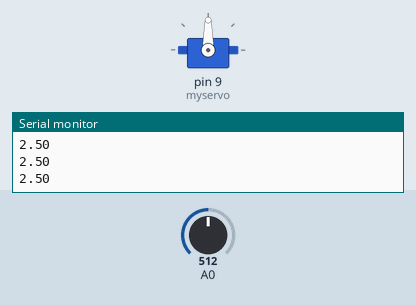
This sketch was run on a simulated Arduino Uno, built with avr-gcc and run on an emulated ATmega328P. Shown: servo, the last lines printed to the serial monitor. The inputs (shaded band) are chosen by the test bench; at power-on: A0 = 512.

Above: at 1.2 s.
1.3 s: A0 set to 716
At 2.1 s:
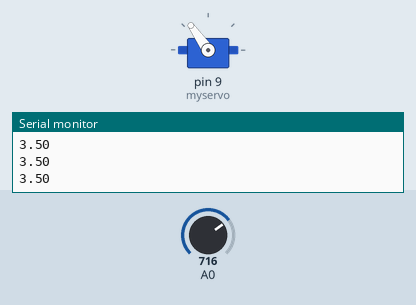
2.8 s: A0 set to 900
At 4.0 s:
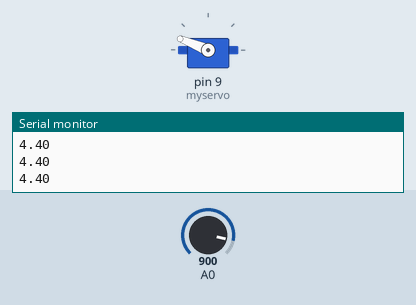
4.3 s: A0 set to 1023
At 5.5 s:
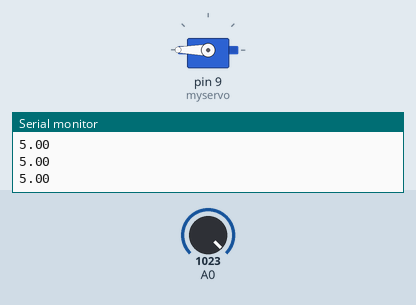
5.8 s: A0 set to 306
At 6.6 s:
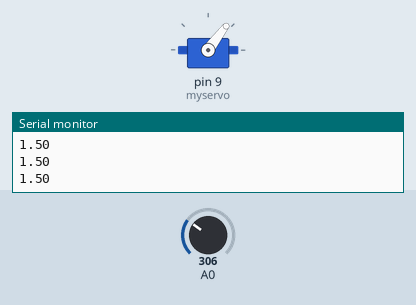
7.3 s: A0 set to 122
At 8.1 s:
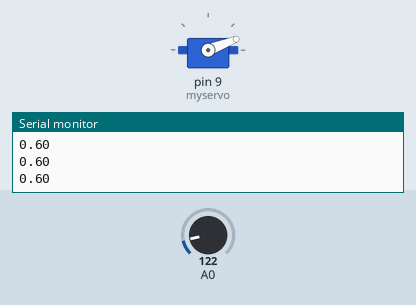
8.8 s: A0 set to 0
At 10.1 s:
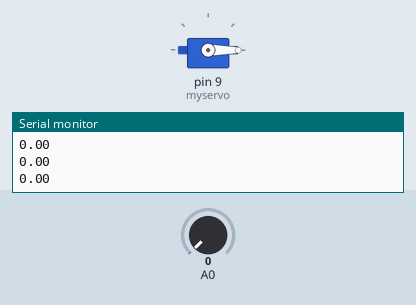
Timing chart, 0 to 11.3 s (numbered marks = the images above; inputs shaded):
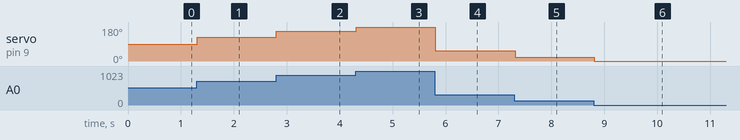

The sketch:

servo_test.ino
```cpp
#include <Servo.h>

Servo myservo;  // create servo object to control a servo
                // a maximum of eight servo objects can be created

int pos = 0;    // variable to store the servo position

void setup()
{
  myservo.attach(9);  // attaches the servo on pin 9 to the servo object
  Serial.begin(9600);
}


void loop()
{

    // read the input on analog pin 0:
  int sensorValue = analogRead(A0);
  // Convert the analog reading (which goes from 0 - 1023) to a voltage (0 - 5V):
  float voltage = sensorValue * (5.0 / 1023.0);
  // print out the value you read:
  Serial.println(voltage);
  myservo.write(voltage*(180/5));
  delay(15);
  /*
  for(pos = 0; pos < 180; pos += 1)  // goes from 0 degrees to 180 degrees
  {                                  // in steps of 1 degree
    myservo.write(pos);              // tell servo to go to position in variable 'pos'
    delay(15);                       // waits 15ms for the servo to reach the position
  }
  for(pos = 180; pos>=1; pos-=1)     // goes from 180 degrees to 0 degrees
  {
    myservo.write(pos);              // tell servo to go to position in variable 'pos'
    delay(15);                       // waits 15ms for the servo to reach the position
  }*/
}
```

Measured:
- after the input at 1.3 s, servo on pin 9 (myservo): 90° → 125° at once
- after the input at 2.8 s, servo on pin 9 (myservo): 125° → 158° at once
- after the input at 4.3 s, servo on pin 9 (myservo): 158° → 180° at once
- after the input at 5.8 s, servo on pin 9 (myservo): 180° → 53° at once
- after the input at 7.3 s, servo on pin 9 (myservo): 53° → 21° at once
- after the input at 8.8 s, servo on pin 9 (myservo): 21° → 0° at once
